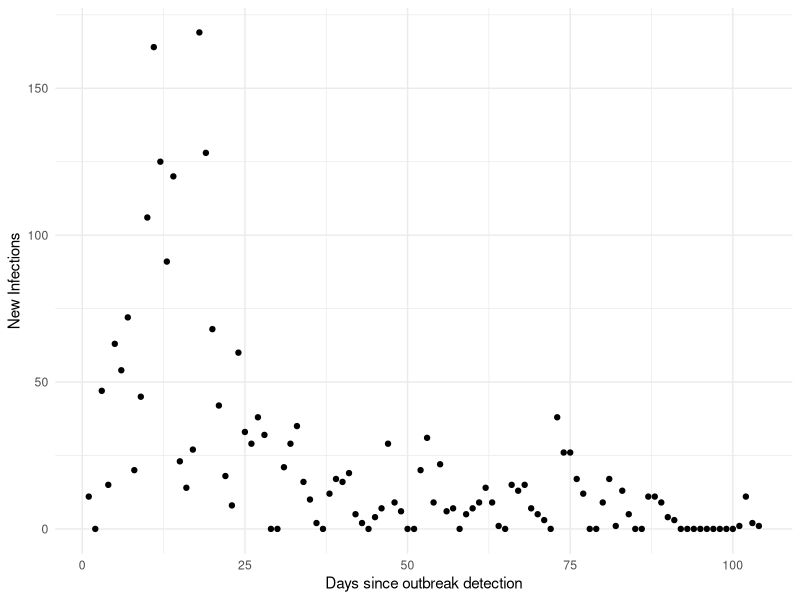
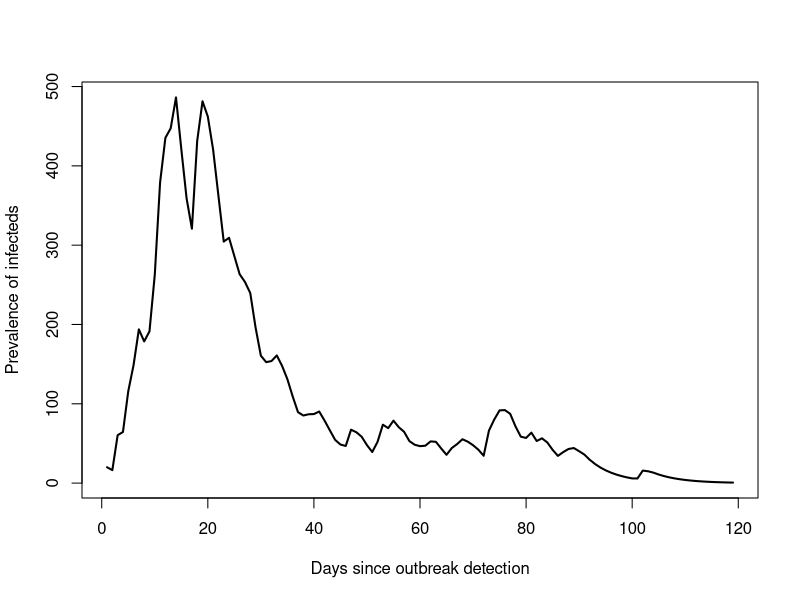
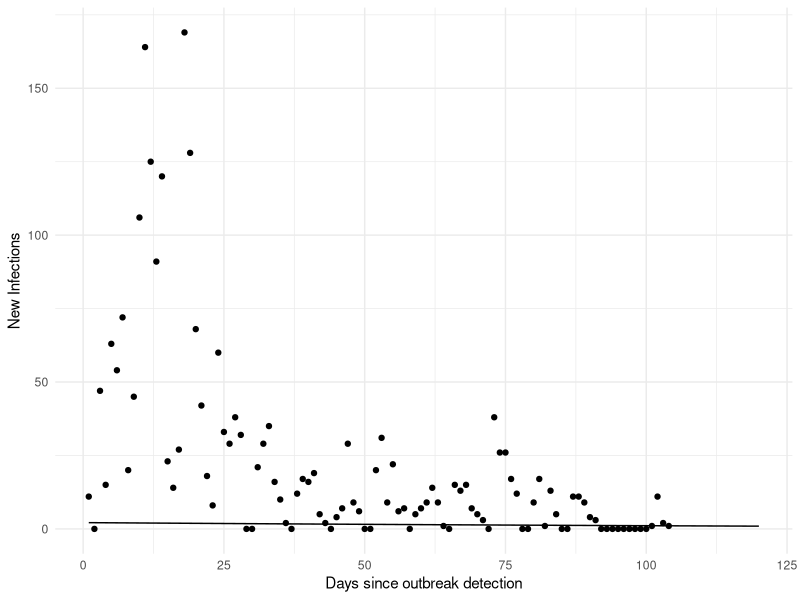
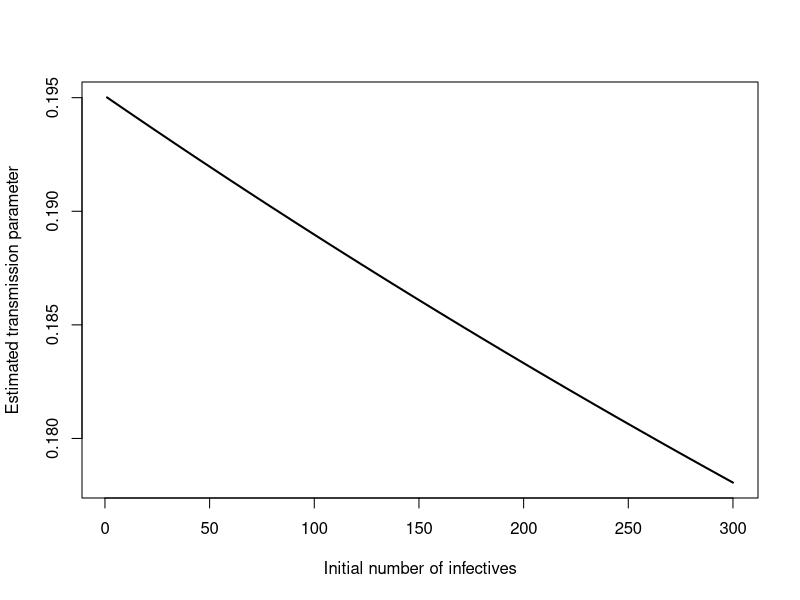
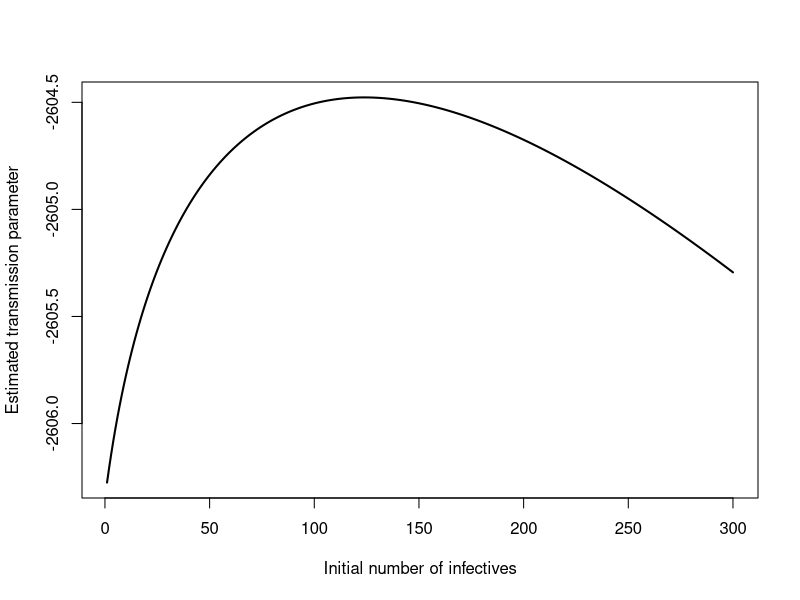
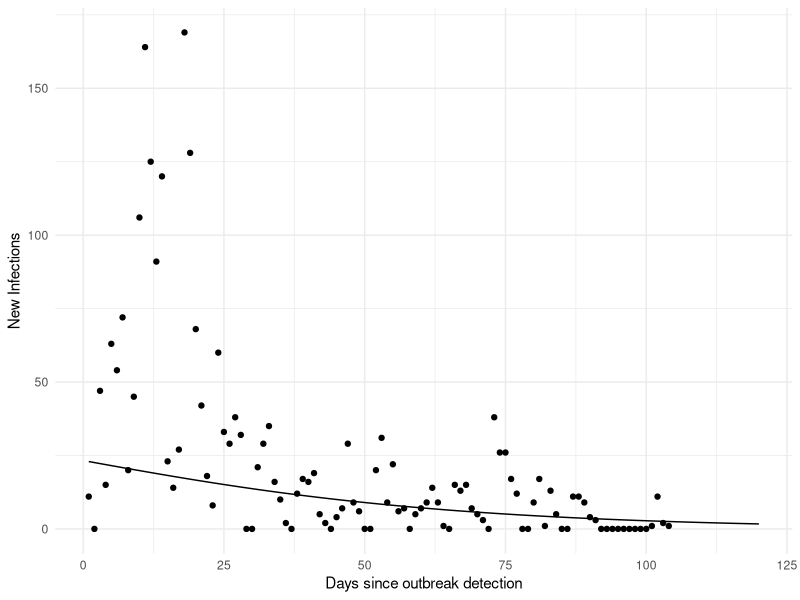
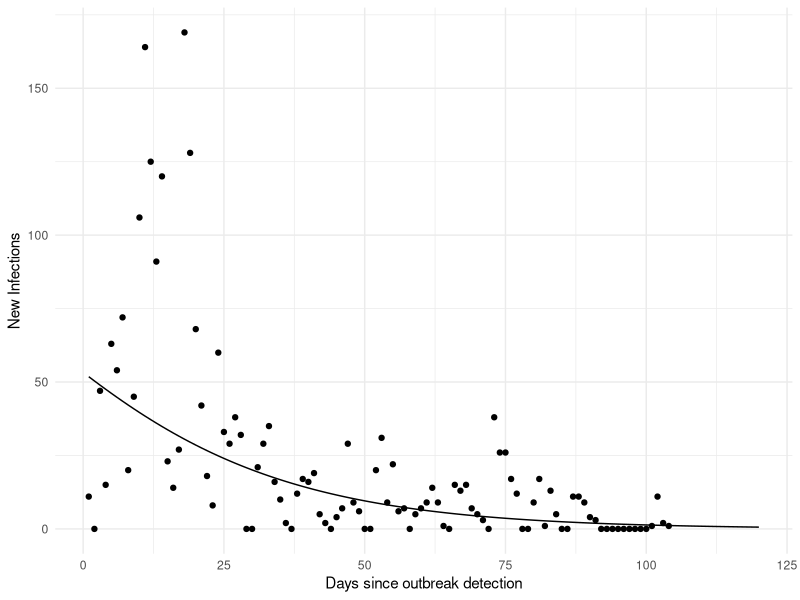
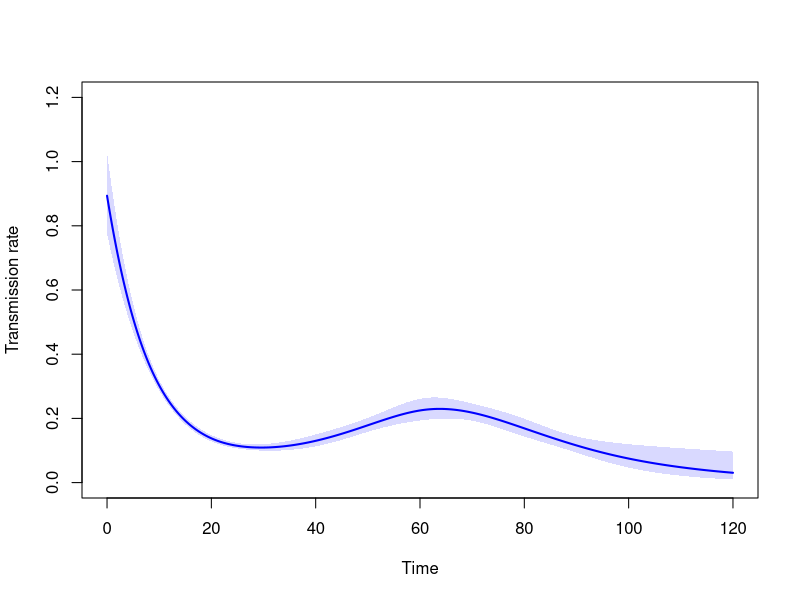

Generate these figures, in order, with R:
## ---- chunk 1
library(tidyverse)
library(readxl)
library(deSolve)
library(Epi)
options(width=120)
knitr::opts_knit$set(progress = TRUE, verbose = TRUE, width=90)
knitr::opts_chunk$set(fig.width=6, fig.height=6, fig.path='Figs/',
                      echo=TRUE, warning=FALSE, message=FALSE)
## ---- chunk 2
# Read in data
d <- read.csv('Data1.csv')
d <- d[-(105:110),]
n <- length(d[,1])
d <- d[,1]
dd <- data.frame(idx = seq(1,length(d[-n])),d=d[-n])
aggr <- dd # from now on using own code
names(aggr) <- c("day", "newinf")

ggplot(aggr, aes(x = day, y = newinf)) +
  geom_point() +
  labs(x = "Days since outbreak detection", y = "New Infections") +
  theme_minimal()
## ---- chunk 3
construct_longformatdata <- function(data, n, gamma, I0, tau)
{
  #####----------
  # Construct long format "survival" data set for analysis
  #####----------
  # Vector p, with p[j] containing probability of still being infectious
  # j-1 days after infection
  p <- 1 - pexp(0:tau, rate = gamma)
  # Structure for analysis data, "empty" rows will be deleted later
  ana <- matrix(0, 2 * tau, 5) # columns are start, stop, ninf, status, weight
  # Initialize
  vnewinf <- cuminf <- I0
  for (i in 1:tau) {
    # Number of infected at start of bin (day)
    ninf <- c(crossprod(vnewinf, rev(p[1:i])))
    # Number of newly infected
    idxi <- match(i, aggr$day)
    newinf <- ifelse(is.na(idxi), 0, data$newinf[idxi]) # current newly infected
    cuminf <- cuminf + newinf # cumulative number of infected
    vnewinf <- c(vnewinf, newinf) # add newinf to vector vnewinf
    # Construct two rows for analysis data
    ana[2 * (i-1) + 1, ] <- c(i-1, i, ninf, 1, newinf)
    ana[2 * (i-1) + 2, ] <- c(i-1, i, ninf, 0, n - cuminf)
  }
  # Make into data frame
  ana <- as.data.frame(ana)
  names(ana) <- c("Tstart", "Tstop", "ninf", "status", "weight")
  # Remove "empty" rows, days without new infections, weight will be zero
  ana <- subset(ana, weight > 0)
  ana <- as_tibble(ana)
  
  # Further preparations for analysis
  ana <- as_tibble(ana) %>% 
    mutate(pinf = ninf / n,
           logpinf = log(pinf),
           fuptime = 1,
           logfuptime = log(fuptime))
  ana <- ana[-(1:2), ] # remove the rows with initial infections
  ana$Tstart <- ana$Tstart - 1 # and set time back one day
  ana$Tstop <- ana$Tstop - 1
  ana$mid <- (ana$Tstart + ana$Tstop) / 2
  
  return(ana)
}
## ---- chunk 4
# Sample size and gamma from the paper
n <- 18234
gamma <- 0.2
# Total length of epidemic considered (just going a bit beyond 101)
tau <- 120

ana <- construct_longformatdata(aggr, n = n, gamma = gamma, I0 = 11, tau = tau)
ana %>% print(n = 20)
## ---- chunk 5
plot(ana$Tstop, ana$ninf, type = "l", lwd = 2,
     xlab = "Days since outbreak detection",
     ylab = "Prevalence of infecteds")
## ---- chunk 6
poisreg <- glm(status ~ offset(logpinf) + offset(logfuptime),
               data = ana, weights = weight, family = "poisson")
# summary(poisreg)
cipoisreg <- confint(poisreg)
tmp <- c(poisreg$coef, cipoisreg)
bbb <- as.numeric(exp(poisreg$coef))
exp(tmp)
## ---- chunk 7
ana1 <- ana %>%
  group_by(Tstop) %>%
  summarize(S = sum(weight), cnt = n(), pinf = sum(pinf) / cnt)
denom <- sum(ana1$S * ana1$pinf)
num <- sum(ana$weight * ana$status)
num / denom
## ---- chunk 8
loglik <- sum(log(bbb * ana$weight * ana$pinf) * ana$status) -
  sum(ana$weight * ana$status)
loglik
## ---- chunk 9
# Check number of new infections with that obtained by
# theoretical numbers from ODE with MLE beta
parameters <- c(beta = bbb, gamma = 0.2) # parameter values
state <- c(S = 1 - 11/18234, I = 11/18234, R = 0) # starting values for the system
# Definition of the system of ODE's
SIR_ODE <- function(time, state, parameters) {
  with(as.list(c(state, parameters)), {
    # rate of change
    dS <- -beta * S * I
    dI <- beta * S * I - gamma * I
    dR <- gamma * I
    # return the rate of change
    list(c(dS, dI, dR))
  }) # end with(as.list ...
}
# Now run the system for some time, using the ode() function of {deSolve}
times <- seq(0, 120, by = 0.1)
out <- ode(y = state, times = times, func = SIR_ODE, parms = parameters)
out <- as.data.frame(out)
# Check with observed number of new infections
# That would be the decrease in susceptibles over each day * n
outdays <- out[1 + 10 * (0:120), ]
outdays$newinf <- -diff(c(1, outdays$S)) * n
outdays <- outdays[-1, ]

# Combine the data frames, ensuring they have a common column name for the x-axis
# (assuming 'day' and 'time' are compatible and represent the same variable)
aggr$type <- "points"
outdays$type <- "lines"
combined_data <- rbind(
  data.frame(x = aggr$day, y = aggr$newinf, type = aggr$type),
  data.frame(x = outdays$time, y = outdays$newinf, type = outdays$type)
)

# Plot using ggplot2
ggplot(combined_data, aes(x = x, y = y, group = type)) +
  geom_point(data = subset(combined_data, type == "points"), aes(x = x, y = y)) +
  geom_line(data = subset(combined_data, type == "lines"), aes(x = x, y = y)) +
  labs(x = "Days since outbreak detection", y = "New Infections") +
  theme_minimal()
## ---- chunk 10
nI0 <- 300
profloglik <- betaseq <- rep(NA, nI0) # save space for loglik values
for (j in 1:nI0) {
  ana <- construct_longformatdata(aggr, n = n, gamma = gamma, I0 = j, tau = tau)
  ana1 <- ana %>%
    group_by(Tstop) %>%
    summarize(S = sum(weight), cnt = n(), pinf = sum(pinf) / cnt)
  poisreg <- glm(status ~ offset(logpinf) + offset(logfuptime),
                 data = ana, weights = weight, family = "poisson")
  betaseq[j] <- exp(poisreg$coef)
  denom <- sum(ana1$S * ana1$pinf)
  profloglik[j] <- sum(log(betaseq[j] * ana$weight * ana$pinf) * ana$status) -
    sum(ana$weight * ana$status)
}
plot(betaseq, type = "l", lwd = 2,
     xlab = "Initial number of infectives",
     ylab = "Estimated transmission parameter")
## ---- chunk 11
plot(profloglik, type = "l", lwd = 2,
     xlab = "Initial number of infectives",
     ylab = "Estimated transmission parameter")
## ---- chunk 12
I0 <- 124
ana <- construct_longformatdata(aggr, n = n, gamma = gamma, I0 = I0, tau = tau)
poisreg <- glm(status ~ offset(logpinf) + offset(logfuptime),
               data = ana, weights = weight, family = "poisson")
bbb <- as.numeric(exp(poisreg$coef)) # the betahat for this given I(0)
# Check number of new infections with that obtained by
# theoretical numbers from ODE with MLE beta
parameters <- c(beta = bbb, gamma = 0.2) # parameter values
state <- c(S = 1 - I0/18234, I = I0/18234, R = 0) # starting values for the system
# Definition of the system of ODE's
SIR_ODE <- function(time, state, parameters) {
  with(as.list(c(state, parameters)), {
    # rate of change
    dS <- -beta * S * I
    dI <- beta * S * I - gamma * I
    dR <- gamma * I
    # return the rate of change
    list(c(dS, dI, dR))
  }) # end with(as.list ...
}
# Now run the system for some time, using the ode() function of {deSolve}
times <- seq(0, 120, by = 0.1)
out <- ode(y = state, times = times, func = SIR_ODE, parms = parameters)
out <- as.data.frame(out)
# Check with observed number of new infections
# That would be the decrease in susceptibles over each day * n
outdays <- out[1 + 10 * (0:120), ]
outdays$newinf <- -diff(c(1, outdays$S)) * n
outdays <- outdays[-1, ]

# Combine the data frames, ensuring they have a common column name for the x-axis
# (assuming 'day' and 'time' are compatible and represent the same variable)
aggr$type <- "points"
outdays$type <- "lines"
combined_data <- rbind(
  data.frame(x = aggr$day, y = aggr$newinf, type = aggr$type),
  data.frame(x = outdays$time, y = outdays$newinf, type = outdays$type)
)

# Plot using ggplot2
ggplot(combined_data, aes(x = x, y = y, group = type)) +
  geom_point(data = subset(combined_data, type == "points"), aes(x = x, y = y)) +
  geom_line(data = subset(combined_data, type == "lines"), aes(x = x, y = y)) +
  labs(x = "Days since outbreak detection", y = "New Infections") +
  theme_minimal()
## ---- chunk 13
I0 <- 300
ana <- construct_longformatdata(aggr, n = n, gamma = gamma, I0 = I0, tau = tau)
poisreg <- glm(status ~ offset(logpinf) + offset(logfuptime),
               data = ana, weights = weight, family = "poisson")
bbb <- as.numeric(exp(poisreg$coef)) # the betahat for this given I(0)
# Check number of new infections with that obtained by
# theoretical numbers from ODE with MLE beta
parameters <- c(beta = bbb, gamma = 0.2) # parameter values
state <- c(S = 1 - I0/18234, I = I0/18234, R = 0) # starting values for the system
# Definition of the system of ODE's
SIR_ODE <- function(time, state, parameters) {
  with(as.list(c(state, parameters)), {
    # rate of change
    dS <- -beta * S * I
    dI <- beta * S * I - gamma * I
    dR <- gamma * I
    # return the rate of change
    list(c(dS, dI, dR))
  }) # end with(as.list ...
}
# Now run the system for some time, using the ode() function of {deSolve}
times <- seq(0, 120, by = 0.1)
out <- ode(y = state, times = times, func = SIR_ODE, parms = parameters)
out <- as.data.frame(out)
# Check with observed number of new infections
# That would be the decrease in susceptibles over each day * n
outdays <- out[1 + 10 * (0:120), ]
outdays$newinf <- -diff(c(1, outdays$S)) * n
outdays <- outdays[-1, ]

# Combine the data frames, ensuring they have a common column name for the x-axis
# (assuming 'day' and 'time' are compatible and represent the same variable)
aggr$type <- "points"
outdays$type <- "lines"
combined_data <- rbind(
  data.frame(x = aggr$day, y = aggr$newinf, type = aggr$type),
  data.frame(x = outdays$time, y = outdays$newinf, type = outdays$type)
)

# Plot using ggplot2
ggplot(combined_data, aes(x = x, y = y, group = type)) +
  geom_point(data = subset(combined_data, type == "points"), aes(x = x, y = y)) +
  geom_line(data = subset(combined_data, type == "lines"), aes(x = x, y = y)) +
  labs(x = "Days since outbreak detection", y = "New Infections") +
  theme_minimal()
## ---- chunk 14
ana <- construct_longformatdata(aggr, n = n, gamma = gamma, I0 = 11, tau = tau)
# What seems to be the matter is a non-constant beta, which we can estimate
tinf <- 1:120
t.kn <- (0:5) * 20 + 1
poisfit2 <- glm(status ~ Ns(mid, knots=t.kn) + offset(logfuptime) + offset(logpinf),
                family="poisson", data=ana,
                weights = weight)
# summary(poisfit2)

tt <- seq(0, 120, by=0.1)
nd <- data.frame(mid=tt, logfuptime=0, logpinf=0)
lambda <- ci.pred(poisfit2, nd) # the rates from the spline model
matshade(tt, lambda, plot=TRUE, col="blue", lwd=2,
         xlab="Time", ylab="Transmission rate",
         xlim=c(0, 120), ylim=c(0, 1.2))
## ---- chunk 15
parameters <- c(gamma = 0.2) # Only gamma remains as a constant
state <- c(S = 1 - 11/18234, I = 11/18234, R = 0) # starting values for the system

# Define your beta function as before
beta <- function(time) {
  X <- Ns(time, knots = t.kn)
  X <- cbind(1, X)
  return(as.numeric(exp(X %*% poisfit2$coef)))
}

# Definition of the system of ODE's
SIR_ODE <- function(time, state, parameters) {
  with(as.list(c(state, parameters)), {
    beta_value <- beta(time) # Call beta with the current time
    # rate of change
    dS <- -beta_value * S * I
    dI <- beta_value * S * I - gamma * I
    dR <- gamma * I
    # return the rate of change
    list(c(dS, dI, dR))
  }) # end with(as.list ...
}

# Now run the system for some time, using the ode() function of {deSolve}
times <- seq(0, 120, by = 0.1)
out <- ode(y = state, times = times, func = SIR_ODE, parms = parameters)
out <- as.data.frame(out)
# Check with observed number of new infections
# That would be the decrease in susceptibles over each day * n
outdays <- out[1 + 10 * (0:120), ]
outdays$newinf <- -diff(c(1, outdays$S)) * n
outdays <- outdays[-1, ]

# Combine the data frames, ensuring they have a common column name for the x-axis
# (assuming 'day' and 'time' are compatible and represent the same variable)
aggr$type <- "points"
outdays$type <- "lines"
combined_data <- rbind(
  data.frame(x = aggr$day, y = aggr$newinf, type = aggr$type),
  data.frame(x = outdays$time, y = outdays$newinf, type = outdays$type)
)

# Plot using ggplot2
ggplot(combined_data, aes(x = x, y = y, group = type)) +
  geom_point(data = subset(combined_data, type == "points"), aes(x = x, y = y)) +
  geom_line(data = subset(combined_data, type == "lines"), aes(x = x, y = y)) +
  labs(x = "Days since outbreak detection", y = "New Infections") +
  theme_minimal()
